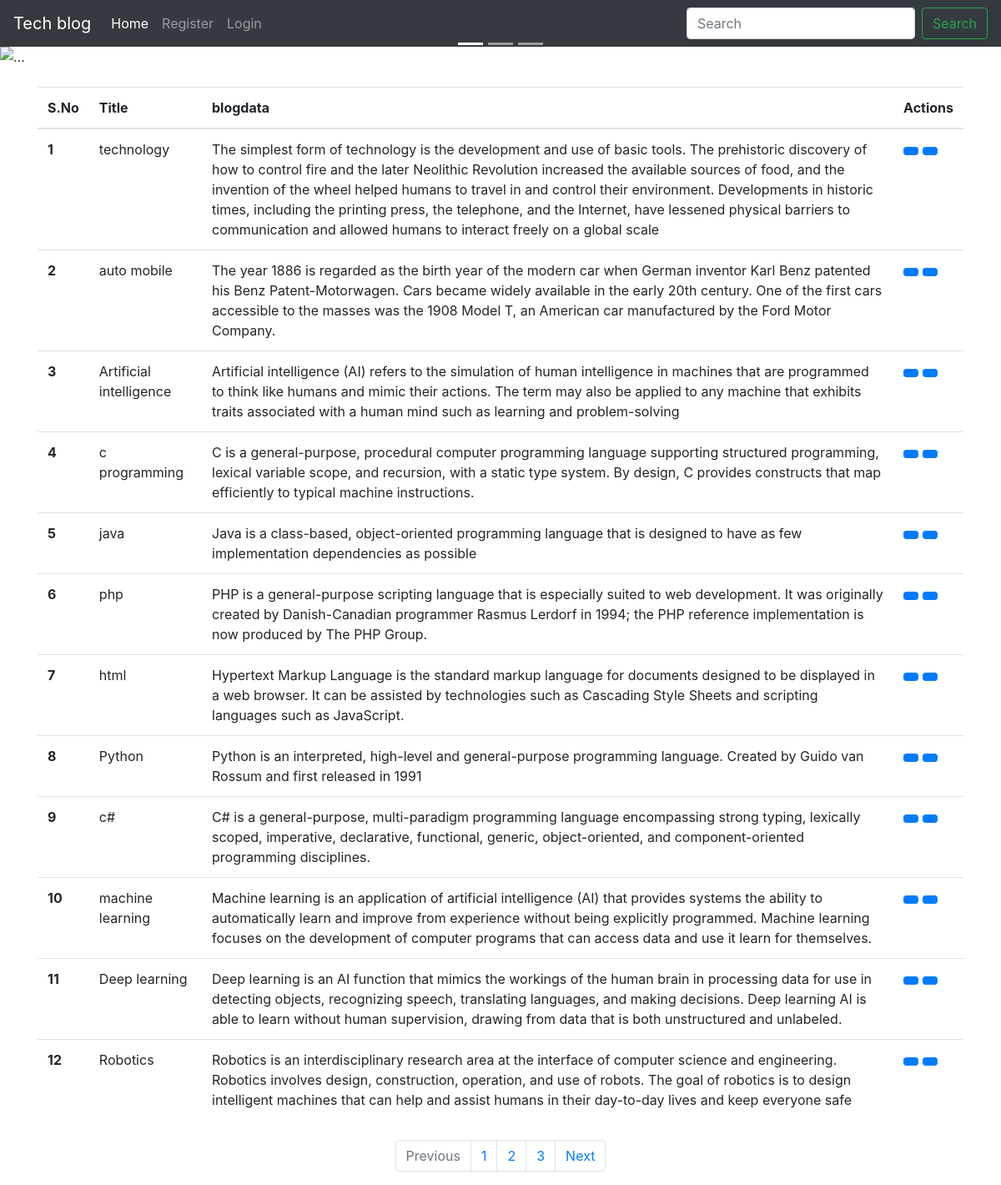
Page /Guest.php on the committed database.
### tables this page shows
CREATE TABLE `post` (
  `sno` int(11) NOT NULL,
  `title` varchar(50) DEFAULT NULL,
  `blogdata` longtext DEFAULT NULL,
  `timestamp` datetime DEFAULT current_timestamp()
);

### Guest.php (the view, shortened to what this page needs)
<?php
$servername = "localhost";
$username = "root";
$password = "";
$database = "login";
$conn = mysqli_connect($servername, $username, $password, $database);
?>
<!doctype html>
<html lang="en">
<head>
  <link rel="stylesheet" href="https://stackpath.bootstrapcdn.com/bootstrap/4.5.2/css/bootstrap.min.css"
>
  <link rel="stylesheet" href="//cdn.datatables.net/1.10.20/css/jquery.dataTables.min.css">
</head>
<body>
  <nav class="navbar navbar-expand-lg navbar-dark bg-dark">
    <div class="collapse navbar-collapse" id="navbarTogglerDemo01">
      <a class="navbar-brand" href="register.php">Tech blog</a>
      <ul class="navbar-nav mr-auto mt-2 mt-lg-0">
        <li class="nav-item active">
          <a class="nav-link" href="Guest.php">Home <span class="sr-only">(current)</span></a>
        </li>
        <li class="nav-item">
          <a class="nav-link" href="register.php">Register</a>
        </li>
        <li class="nav-item">
          <a class="nav-link" href="login.php">Login</a>
        </li>
      </ul>
      <form class="form-inline my-2 my-lg-0">
        <input class="form-control mr-sm-2" type="search" placeholder="Search" aria-label="myTable">
        <button class="btn btn-outline-success my-2 my-sm-0" type="submit">Search</button>
      </form>
    </div>
  </nav>
  <div id="carouselExampleIndicators" class="carousel slide carousel-fade" data-ride="carousel">
    <ol class="carousel-indicators">
      <li data-target="#carouselExampleIndicators" data-slide-to="0" class="active"></li>
      <li data-target="#carouselExampleIndicators" data-slide-to="1"></li>
      <li data-target="#carouselExampleIndicators" data-slide-to="2"></li>
    </ol>
    <div class="carousel-inner">
      <div class="carousel-item active">
        <img src="https://source.unsplash.com/1400x400/?macbook,code" class="d-block w-100" alt="...">
      </div>
    </div>
    <a class="carousel-control-prev" href="#carouselExampleIndicators" role="button" data-slide="prev">
      <span class="carousel-control-prev-icon" aria-hidden="true"></span>
    </a>
    <a class="carousel-control-next" href="#carouselExampleIndicators" role="button" data-slide="next">
      <span class="carousel-control-next-icon" aria-hidden="true"></span>
    </a>
  </div>
   <div class="container my-4">
    <table class="table" id="myTable">
      <thead>
        <tr>
          <th scope="col">S.No</th>
          <th scope="col">Title</th>
          <th scope="col">blogdata</th>
          <th scope="col">Actions</th>
        </tr>
      </thead>
      <tbody>
        <?php
          $sql = "SELECT * FROM `post`";
          $result = mysqli_query($conn, $sql);
          $sno = 0;
          while($row = mysqli_fetch_assoc($result)){
            $sno = $sno + 1;
            echo "<tr>
            <th scope='row'>". $sno . "</th>
            <td>". $row['title'] . "</td>
            <td>". $row['blogdata'] . "</td>
            <td> <button class='edit btn btn-sm btn-primary' id=".$row['sno']."></button> <button class='delete btn btn-sm btn-primary' id=d".$row['sno']."></button>  </td>
          </tr>";
        }
          ?>
      </tbody>
    </table>
  </div>
    <nav aria-label="Page navigation example">
      <ul class="pagination justify-content-center">
        <li class="page-item disabled">
          <a class="page-link" href="#" tabindex="-1" aria-disabled="true">Previous</a>
        </li>
        <li class="page-item"><a class="page-link" href="#">1</a></li>
        <li class="page-item"><a class="page-link" href="#">2</a></li>
        <li class="page-item"><a class="page-link" href="#">3</a></li>
        <li class="page-item">
          <a class="page-link" href="#">Next</a>
        </li>
      </ul>
    </nav>

### rows in the picture
post: title "technology", blogdata "The simplest form of technology is the development and use of basic tools. The prehistoric discovery of how to control fire and the later Neolithic Revolution increased the available sources of food, and the invention of the wheel helped humans to travel in and control their environment. Developments in historic times, including the printing press, the telephone, and the Internet, have lessened physical barriers to communication and allowed humans to interact freely on a global scale"
post: title "auto mobile", blogdata "The year 1886 is regarded as the birth year of the modern car when German inventor Karl Benz patented his Benz Patent-Motorwagen. Cars became widely available in the early 20th century. One of the first cars accessible to the masses was the 1908 Model T, an American car manufactured by the Ford Motor Company."
post: title "Artificial intelligence", blogdata "Artificial intelligence (AI) refers to the simulation of human intelligence in machines that are programmed to think like humans and mimic their actions. The term may also be applied to any machine that exhibits traits associated with a human mind such as learning and problem-solving"
post: title "c programming", blogdata "C is a general-purpose, procedural computer programming language supporting structured programming, lexical variable scope, and recursion, with a static type system. By design, C provides constructs that map efficiently to typical machine instructions."
post: title "java", blogdata "Java is a class-based, object-oriented programming language that is designed to have as few implementation dependencies as possible"
post: title "php", blogdata "PHP is a general-purpose scripting language that is especially suited to web development. It was originally created by Danish-Canadian programmer Rasmus Lerdorf in 1994; the PHP reference implementation is now produced by The PHP Group."
post: title "html", blogdata "Hypertext Markup Language is the standard markup language for documents designed to be displayed in a web browser. It can be assisted by technologies such as Cascading Style Sheets and scripting languages such as JavaScript."
post: title "Python", blogdata "Python is an interpreted, high-level and general-purpose programming language. Created by Guido van Rossum and first released in 1991"
post: title "c#", blogdata "C# is a general-purpose, multi-paradigm programming language encompassing strong typing, lexically scoped, imperative, declarative, functional, generic, object-oriented, and component-oriented programming disciplines."
post: title "machine learning", blogdata "Machine learning is an application of artificial intelligence (AI) that provides systems the ability to automatically learn and improve from experience without being explicitly programmed. Machine learning focuses on the development of computer programs that can access data and use it learn for themselves."
post: title "Deep learning", blogdata "Deep learning is an AI function that mimics the workings of the human brain in processing data for use in detecting objects, recognizing speech, translating languages, and making decisions. Deep learning AI is able to learn without human supervision, drawing from data that is both unstructured and unlabeled."
post: title "Robotics", blogdata "Robotics is an interdisciplinary research area at the interface of computer science and engineering. Robotics involves design, construction, operation, and use of robots. The goal of robotics is to design intelligent machines that can help and assist humans in their day-to-day lives and keep everyone safe"
